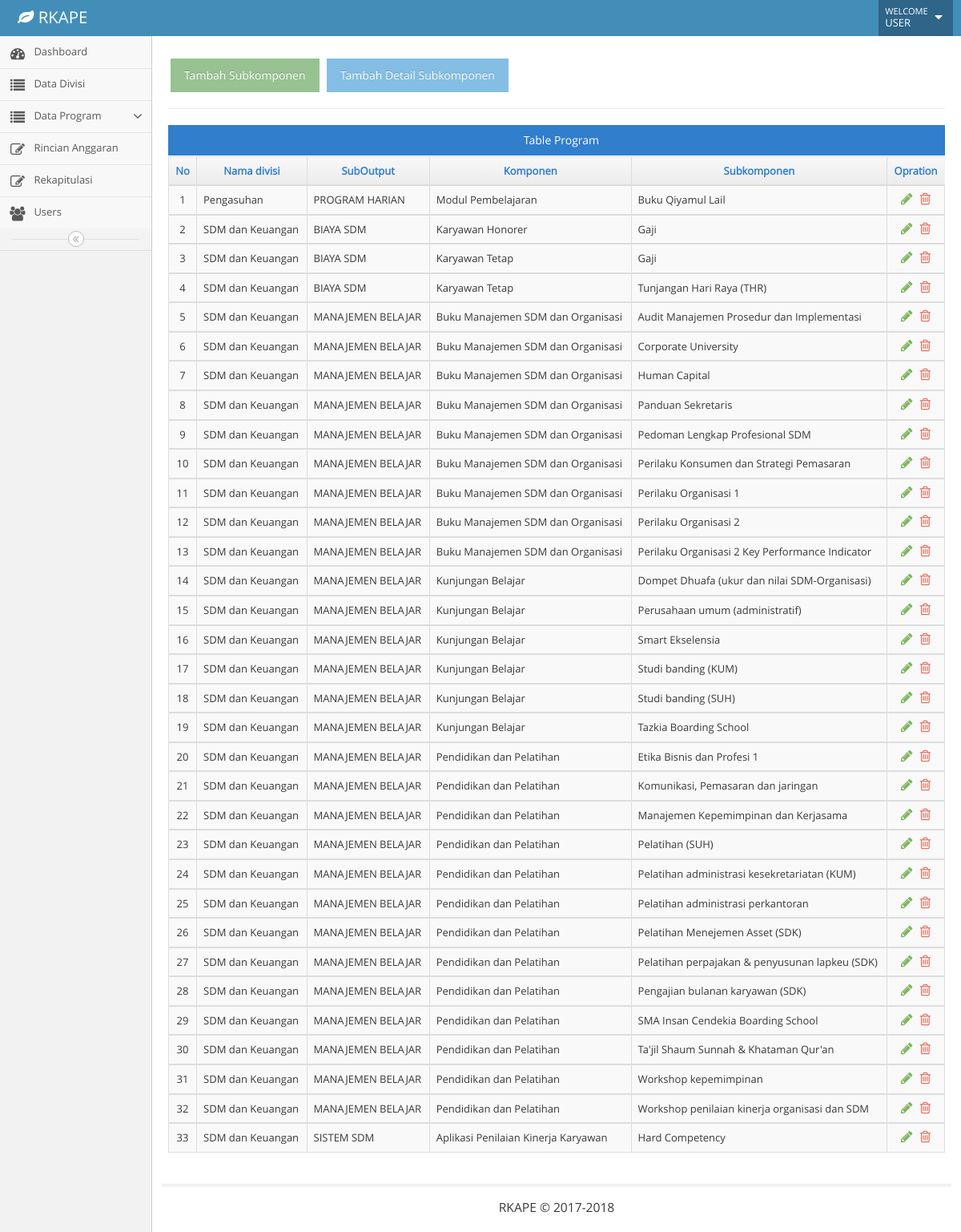
Screenshot of /index.php/subkomponen with the database file from the repository.
### tables this page shows
CREATE TABLE `subkomponen` (
  `id_subkomponen` int(11) NOT NULL,
  `nama_subkomponen` varchar(100) NOT NULL,
  `id_komponen` int(11) NOT NULL,
  `tgl_realisasi` date DEFAULT NULL,
  `qty` int(11) DEFAULT NULL,
  `satuan` varchar(100) DEFAULT NULL,
  `frq` int(11) DEFAULT NULL,
  `anggaran` double DEFAULT NULL
);

CREATE TABLE `divisi` (
  `id_divisi` int(11) NOT NULL,
  `nama` varchar(20) NOT NULL,
  `deskripsi` text NOT NULL
);

CREATE TABLE `suboutput` (
  `id_suboutput` int(11) NOT NULL,
  `nama_suboutput` varchar(50) NOT NULL,
  `id_divisi` int(11) NOT NULL
);

CREATE TABLE `komponen` (
  `id_komponen` int(11) NOT NULL,
  `nama_komponen` varchar(100) NOT NULL,
  `id_suboutput` int(11) NOT NULL
);

### application/libraries/Template.php (called while the page is built)
<?php if ( ! defined('BASEPATH')) exit('No direct script access allowed');
class Template {
		var $template_data = array();
		function set($name, $value)
		{
			$this->template_data[$name] = $value;
		}
		function load($template = '', $view = '' , $view_data = array(), $return = FALSE)
		{
			$this->CI =& get_instance();
			$this->set('contents', $this->CI->load->view($view, $view_data, TRUE));
			return $this->CI->load->view($template, $this->template_data, $return);
		}
}

### application/controllers/Subkomponen.php (called while the page is built, shortened)
<?php
class Subkomponen extends CI_Controller
{
	function index()
	{
		$data['record']	  = $this->Model_subkomponen->tampil();
		$data['judul']    = 'Subkomponen';
		$data['subjudul'] = 'Data Subkomponen';
		$this->template->load('template','subkomponen/v_data',$data);
	}
}
?>

### index.php (called while the page is built, shortened)
<?php
require_once BASEPATH.'core/CodeIgniter.php';

### application/models/Model_subkomponen.php (called while the page is built, shortened)
	<?php
class Model_subkomponen extends CI_Model
{
	function tampil(){
		 $query = "SELECT *FROM subkomponen left join komponen on subkomponen.id_komponen = komponen.id_komponen left join suboutput ON komponen.id_suboutput = suboutput.id_suboutput left join divisi on suboutput.id_divisi = divisi.id_divisi ORDER BY divisi.deskripsi,suboutput.nama_suboutput, komponen.nama_komponen, subkomponen.nama_subkomponen ASC";
			return $this->db->query($query);
	}
}
 ?>

### application/views/subkomponen/v_data.php (the view)
<div>
	<br>
	<div class="hidden-sm hidden-xs action-buttons">
		<a href="<?= base_url('index.php/subkomponen/post'); ?>"><button class="btn btn-success" >Tambah Subkomponen</button></a>
		<a href="<?= base_url('index.php/subkomponen/detail'); ?>"><button class="btn btn-info" >Tambah Detail Subkomponen</button></a>
	</div>
	<hr>
	<div class="center table-header">
		Table Program
	</div>
	<div id="dynamic-table_wrapper" class="dataTables_wrapper form-inline no-footer">
		<table id="dynamic-table" class="table table-striped table-bordered table-hover dataTable no-footer" role="grid" aria-describedby="dynamic-table_info">
			<thead>
				<tr role="row">
					<th class="center sorting_disabled" rowspan="1" colspan="1" aria-label="">
						No
					</th>
					<th class="center sorting_disabled" rowspan="1" colspan="1" aria-label="">Nama divisi </th>
					<th class="center sorting_disabled" rowspan="1" colspan="1" aria-label="">SubOutput	</th>
					<th class="center sorting_disabled" rowspan="1" colspan="1" aria-label="">Komponen	</th>
					<th class="center sorting_disabled" rowspan="1" colspan="1" aria-label="">Subkomponen	</th>
					<th class="center sorting_disabled" rowspan="1" colspan="1" aria-label="">Opration	</th>
				</tr>
			</thead>
			<tbody>
				<?php
				$no=1;
				foreach ($record->result() as $sk): ?>
				<tr role="row" class="odd">
					<td class="center">
						<?= $no; ?>
					</td>
					<td>
						<?= $sk->deskripsi?>
					</td>
					<td>
						<?= $sk->nama_suboutput; ?>
					</td>
					<td>
						<?= $sk->nama_komponen; ?>
					</td>
					<td>
						<?= $sk->nama_subkomponen; ?>
					</td>
					<td class="center">
						<div class="hidden-sm hidden-xs action-buttons">
							<a class="green" href="<?= base_url('index.php/subkomponen/edit/'.$sk->id_subkomponen); ?>" data-rel="tooltip" title="edit" data-original-title="View">
								<i class="ace-icon fa fa-pencil bigger-130"></i>
							</a>
							<a onclick="return confirm('apakah anda yakin menghapus data ini ?')" class="red" data-rel="tooltip" title="delete" data-original-title="View" href="<?= base_url('index.php/subkomponen/delete/'.$sk->id_subkomponen); ?> ">
								<i class="ace-icon fa fa-trash-o bigger-130"></i>
							</a>
						</div>
					</td>
				</tr>
			</tbody>
			<?php
			$no++;
			endforeach ?>
		</table>
	</div>
</div>

### application/views/template.php (shortened to what this page needs)
<!DOCTYPE html>
<html lang="en">
<head>
	<link rel="stylesheet" href="<?= base_url()?>aceadmin/assets/css/bootstrap.min.css" />
	<link rel="stylesheet" href="<?= base_url()?>aceadmin/assets/font-awesome/4.5.0/css/font-awesome.min.css" />
	<link rel="stylesheet" href="<?= base_url()?>aceadmin/assets/css/ace.min.css" class="ace-main-stylesheet" id="main-ace-style" />
			<link rel="stylesheet" href="<?= base_url()?>aceadmin/assets/css/ace-skins.min.css" />
			<link rel="stylesheet" href="<?= base_url()?>aceadmin/assets/css/ace-rtl.min.css" />
		  <link rel='stylesheet' href="<?= base_url('assets/css/datepicker3.css') ?>" type='text/css'>
		  </head>
		  <body class="no-skin">
		  	<div id="navbar" class="navbar navbar-default ace-save-state">
		  		<div class="navbar-container ace-save-state" id="navbar-container">
		  			<div class="navbar-header pull-left">
		  				<a href="<?= base_url('index.php/dashboard/') ?>" class="navbar-brand">
		  					<small>
		  						<i class="fa fa-leaf"></i>
		  						RKAPE
		  					</small>
		  				</a>
		  			</div>
		  			<div class="navbar-buttons navbar-header pull-right" role="navigation">
		  				<ul class="nav ace-nav">
		  					<li class=" dropdown-modal">
		  						<a data-toggle="dropdown" href="#" class="dropdown-toggle">
		  							<span class="user-info">
		  								<small>WELCOME</small>
		  								USER
		  							</span>
		  							<i class="ace-icon fa fa-caret-down"></i>
		  						</a>
		  					</li>
		  				</ul>
		  			</div>
		  		</div>
		  	</div>
		  	<div class="main-container ace-save-state" id="main-container">
		  		<div id="sidebar" class="sidebar                  responsive                    ace-save-state">
		  			<ul class="nav nav-list">
		  				<li class="">
		  					<a href="<?= base_url('index.php/dashboard'); ?>">
		  						<i class="menu-icon fa fa-tachometer"></i>
		  						<span class="menu-text"> Dashboard </span>
		  					</a>
		  				</li>
		  				<li class="">
		  					<a href="<?= base_url('index.php/divisi'); ?>">
		  						<i class="menu-icon fa fa-list"></i>
		  						<span class="menu-text"> Data Divisi </span>
		  					</a>
		  				</li>
		  				<li class="">
		  					<a href="#" class="dropdown-toggle">
		  						<i class="menu-icon fa fa-list"></i>
		  						<span class="menu-text"> Data Program </span>
		  						<b class="arrow fa fa-angle-down"></b>
		  					</a>
		  				</li>
		  				<li class="">
		  					<a href="<?= base_url('index.php/r_bulan/rincian'); ?>">
		  						<i class="menu-icon fa fa-pencil-square-o"></i>
		  						<span class="menu-text"> Rincian Anggaran </span>
		  					</a
		  					<b class="arrow"></b>
		  				</li>
		  				<li class="">
		  					<a href="<?= base_url('index.php/r_bulan/rekap'); ?>">
		  						<i class="menu-icon fa fa-pencil-square-o"></i>
		  						<span class="menu-text"> Rekapitulasi </span>
		  					</a>
		  				</li>
						<li class="">
							<a href="<?= base_url('index.php/user/') ?>">
								<i class="menu-icon fa fa-users"></i>
								<span class="menu-text"> Users </span>
							</a>
						</li>
						<div class="sidebar-toggle sidebar-collapse" id="sidebar-collapse">
							<i id="sidebar-toggle-icon" class="ace-icon fa fa-angle-double-left ace-save-state" data-icon1="ace-icon fa fa-angle-double-left" data-icon2="ace-icon fa fa-angle-double-right"></i>
						</div>
					</div>
					<div class="main-content">
						<div class="main-content-inner">
							<div class="page-content">
								<?= $contents; ?>
							</div>
						</div>
					</div>
					<div class="footer">
						<div class="footer-inner">
							<div class="footer-content">
								<span class="bigger-120">
									RKAPE &copy; 2017-2018
								</span>
							</div>
						</div>
					</div>
				</div>
	</body>
	</html>

### application/views/template.php (style rules this page uses)
.table>tbody>tr>td { vertical-align: middle; }

### rows the page displays
subkomponen: divisi.deskripsi "Pengasuhan", suboutput.nama_suboutput "PROGRAM HARIAN", id_komponen.nama_komponen "Modul Pembelajaran", nama_subkomponen "Buku Qiyamul Lail"
subkomponen: divisi.deskripsi "SDM dan Keuangan", suboutput.nama_suboutput "BIAYA SDM", id_komponen.nama_komponen "Karyawan Honorer", nama_subkomponen "Gaji"
subkomponen: divisi.deskripsi "SDM dan Keuangan", suboutput.nama_suboutput "BIAYA SDM", id_komponen.nama_komponen "Karyawan Tetap", nama_subkomponen "Gaji"
subkomponen: divisi.deskripsi "SDM dan Keuangan", suboutput.nama_suboutput "BIAYA SDM", id_komponen.nama_komponen "Karyawan Tetap", nama_subkomponen "Tunjangan Hari Raya (THR)"
subkomponen: divisi.deskripsi "SDM dan Keuangan", suboutput.nama_suboutput "MANAJEMEN BELAJAR", id_komponen.nama_komponen "Buku Manajemen SDM dan Organisasi", nama_subkomponen "Audit Manajemen Prosedur dan Implementasi"
subkomponen: divisi.deskripsi "SDM dan Keuangan", suboutput.nama_suboutput "MANAJEMEN BELAJAR", id_komponen.nama_komponen "Buku Manajemen SDM dan Organisasi", nama_subkomponen "Corporate University"
subkomponen: divisi.deskripsi "SDM dan Keuangan", suboutput.nama_suboutput "MANAJEMEN BELAJAR", id_komponen.nama_komponen "Buku Manajemen SDM dan Organisasi", nama_subkomponen "Human Capital"
subkomponen: divisi.deskripsi "SDM dan Keuangan", suboutput.nama_suboutput "MANAJEMEN BELAJAR", id_komponen.nama_komponen "Buku Manajemen SDM dan Organisasi", nama_subkomponen "Panduan Sekretaris"
subkomponen: divisi.deskripsi "SDM dan Keuangan", suboutput.nama_suboutput "MANAJEMEN BELAJAR", id_komponen.nama_komponen "Buku Manajemen SDM dan Organisasi", nama_subkomponen "Pedoman Lengkap Profesional SDM"
subkomponen: divisi.deskripsi "SDM dan Keuangan", suboutput.nama_suboutput "MANAJEMEN BELAJAR", id_komponen.nama_komponen "Buku Manajemen SDM dan Organisasi", nama_subkomponen "Perilaku Konsumen dan Strategi Pemasaran"
subkomponen: divisi.deskripsi "SDM dan Keuangan", suboutput.nama_suboutput "MANAJEMEN BELAJAR", id_komponen.nama_komponen "Buku Manajemen SDM dan Organisasi", nama_subkomponen "Perilaku Organisasi 1"
subkomponen: divisi.deskripsi "SDM dan Keuangan", suboutput.nama_suboutput "MANAJEMEN BELAJAR", id_komponen.nama_komponen "Buku Manajemen SDM dan Organisasi", nama_subkomponen "Perilaku Organisasi 2"
subkomponen: divisi.deskripsi "SDM dan Keuangan", suboutput.nama_suboutput "MANAJEMEN BELAJAR", id_komponen.nama_komponen "Buku Manajemen SDM dan Organisasi", nama_subkomponen "Perilaku Organisasi 2 Key Performance Indicator"
subkomponen: divisi.deskripsi "SDM dan Keuangan", suboutput.nama_suboutput "MANAJEMEN BELAJAR", id_komponen.nama_komponen "Kunjungan Belajar", nama_subkomponen "Dompet Dhuafa (ukur dan nilai SDM-Organisasi)"
subkomponen: divisi.deskripsi "SDM dan Keuangan", suboutput.nama_suboutput "MANAJEMEN BELAJAR", id_komponen.nama_komponen "Kunjungan Belajar", nama_subkomponen "Perusahaan umum (administratif)"
subkomponen: divisi.deskripsi "SDM dan Keuangan", suboutput.nama_suboutput "MANAJEMEN BELAJAR", id_komponen.nama_komponen "Kunjungan Belajar", nama_subkomponen "Smart Ekselensia"
subkomponen: divisi.deskripsi "SDM dan Keuangan", suboutput.nama_suboutput "MANAJEMEN BELAJAR", id_komponen.nama_komponen "Kunjungan Belajar", nama_subkomponen "Studi banding (KUM)"
subkomponen: divisi.deskripsi "SDM dan Keuangan", suboutput.nama_suboutput "MANAJEMEN BELAJAR", id_komponen.nama_komponen "Kunjungan Belajar", nama_subkomponen "Studi banding (SUH)"
subkomponen: divisi.deskripsi "SDM dan Keuangan", suboutput.nama_suboutput "MANAJEMEN BELAJAR", id_komponen.nama_komponen "Kunjungan Belajar", nama_subkomponen "Tazkia Boarding School"
subkomponen: divisi.deskripsi "SDM dan Keuangan", suboutput.nama_suboutput "MANAJEMEN BELAJAR", id_komponen.nama_komponen "Pendidikan dan Pelatihan", nama_subkomponen "Etika Bisnis dan Profesi 1"
subkomponen: divisi.deskripsi "SDM dan Keuangan", suboutput.nama_suboutput "MANAJEMEN BELAJAR", id_komponen.nama_komponen "Pendidikan dan Pelatihan", nama_subkomponen "Komunikasi, Pemasaran dan jaringan"
subkomponen: divisi.deskripsi "SDM dan Keuangan", suboutput.nama_suboutput "MANAJEMEN BELAJAR", id_komponen.nama_komponen "Pendidikan dan Pelatihan", nama_subkomponen "Manajemen Kepemimpinan dan Kerjasama"
subkomponen: divisi.deskripsi "SDM dan Keuangan", suboutput.nama_suboutput "MANAJEMEN BELAJAR", id_komponen.nama_komponen "Pendidikan dan Pelatihan", nama_subkomponen "Pelatihan (SUH)"
subkomponen: divisi.deskripsi "SDM dan Keuangan", suboutput.nama_suboutput "MANAJEMEN BELAJAR", id_komponen.nama_komponen "Pendidikan dan Pelatihan", nama_subkomponen "Pelatihan administrasi kesekretariatan (KUM)"
subkomponen: divisi.deskripsi "SDM dan Keuangan", suboutput.nama_suboutput "MANAJEMEN BELAJAR", id_komponen.nama_komponen "Pendidikan dan Pelatihan", nama_subkomponen "Pelatihan administrasi perkantoran"
subkomponen: divisi.deskripsi "SDM dan Keuangan", suboutput.nama_suboutput "MANAJEMEN BELAJAR", id_komponen.nama_komponen "Pendidikan dan Pelatihan", nama_subkomponen "Pelatihan Menejemen Asset (SDK)"
subkomponen: divisi.deskripsi "SDM dan Keuangan", suboutput.nama_suboutput "MANAJEMEN BELAJAR", id_komponen.nama_komponen "Pendidikan dan Pelatihan", nama_subkomponen "Pelatihan perpajakan & penyusunan lapkeu (SDK)"
subkomponen: divisi.deskripsi "SDM dan Keuangan", suboutput.nama_suboutput "MANAJEMEN BELAJAR", id_komponen.nama_komponen "Pendidikan dan Pelatihan", nama_subkomponen "Pengajian bulanan karyawan (SDK)"
subkomponen: divisi.deskripsi "SDM dan Keuangan", suboutput.nama_suboutput "MANAJEMEN BELAJAR", id_komponen.nama_komponen "Pendidikan dan Pelatihan", nama_subkomponen "SMA Insan Cendekia Boarding School"
subkomponen: divisi.deskripsi "SDM dan Keuangan", suboutput.nama_suboutput "MANAJEMEN BELAJAR", id_komponen.nama_komponen "Pendidikan dan Pelatihan", nama_subkomponen "Ta'jil Shaum Sunnah & Khataman Qur'an"
subkomponen: divisi.deskripsi "SDM dan Keuangan", suboutput.nama_suboutput "MANAJEMEN BELAJAR", id_komponen.nama_komponen "Pendidikan dan Pelatihan", nama_subkomponen "Workshop kepemimpinan"
subkomponen: divisi.deskripsi "SDM dan Keuangan", suboutput.nama_suboutput "MANAJEMEN BELAJAR", id_komponen.nama_komponen "Pendidikan dan Pelatihan", nama_subkomponen "Workshop penilaian kinerja organisasi dan SDM"
subkomponen: divisi.deskripsi "SDM dan Keuangan", suboutput.nama_suboutput "SISTEM SDM", id_komponen.nama_komponen "Aplikasi Penilaian Kinerja Karyawan", nama_subkomponen "Hard Competency"
